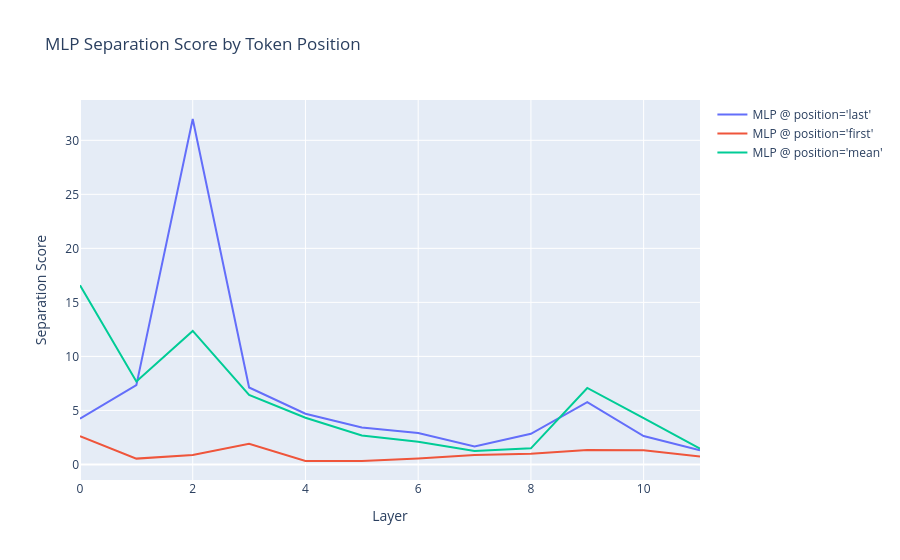

The notebook cell this image was saved under:
### Markdown cell above
---
## 9. Token position comparison

Expected: **`last` token peaks highest at middle layers** for MLP.

### Code cell
# Bug 2 fix: use record_with_noise for all positions — no Intervene→Record chain
position_scores = {}

for position in ["last", "first", "mean"]:
    clean_r = Pipeline(
        [
            Load(clean_dataset),
            Record(model, layers="all", modules="mlp", position=position, batch_size=4),
        ]
    ).run()["record"]

    corrupt_r = record_with_noise(
        model,
        clean_dataset,
        layers="all",
        modules="mlp",
        position=position,
        batch_size=4,
    )

    store = ActivationStore(positive=clean_r.positive, negative=corrupt_r.positive)
    r2 = Results()
    r2["record"] = store
    pos_steering = SteeringVector(normalize=True)(r2)["steering"]

    position_scores[position] = pos_steering.separation_scores
    print(f"position='{position}' best layer: {pos_steering.best_layer}")

fig = plot_line_chart(
    x_data=all_layers,
    y_series={
        f"MLP @ position='{pos}'": [
            position_scores[pos].get(layer, 0.0) for layer in all_layers
        ]
        for pos in ["last", "first", "mean"]
    },
    title="MLP Separation Score by Token Position",
    x_label="Layer",
    y_label="Separation Score",
)
fig.show()

### Figure 1 — Plotly figure (JSON) as saved in the notebook; plotly's stock layout.template omitted (floating-point values rounded to 4 significant figures)
{"data": [{"mode": "lines", "name": "MLP @ position='last'", "type": "scatter", "x": [0, 1, 2, 3, 4, 5, 6, 7, 8, 9, 10, 11], "y": [4.23, 7.337, 31.97, 7.122, 4.691, 3.425, 2.903, 1.667, 2.829, 5.771, 2.625, 1.317]}, {"mode": "lines", "name": "MLP @ position='first'", "type": "scatter", "x": [0, 1, 2, 3, 4, 5, 6, 7, 8, 9, 10, 11], "y": [2.615, 0.537, 0.8769, 1.904, 0.3272, 0.3162, 0.5518, 0.8719, 0.9889, 1.336, 1.313, 0.7289]}, {"mode": "lines", "name": "MLP @ position='mean'", "type": "scatter", "x": [0, 1, 2, 3, 4, 5, 6, 7, 8, 9, 10, 11], "y": [16.59, 7.676, 12.35, 6.44, 4.32, 2.686, 2.092, 1.235, 1.488, 7.078, 4.291, 1.463]}], "layout": {"title": {"text": "MLP Separation Score by Token Position"}, "xaxis": {"title": {"text": "Layer"}}, "yaxis": {"title": {"text": "Separation Score"}}}}
